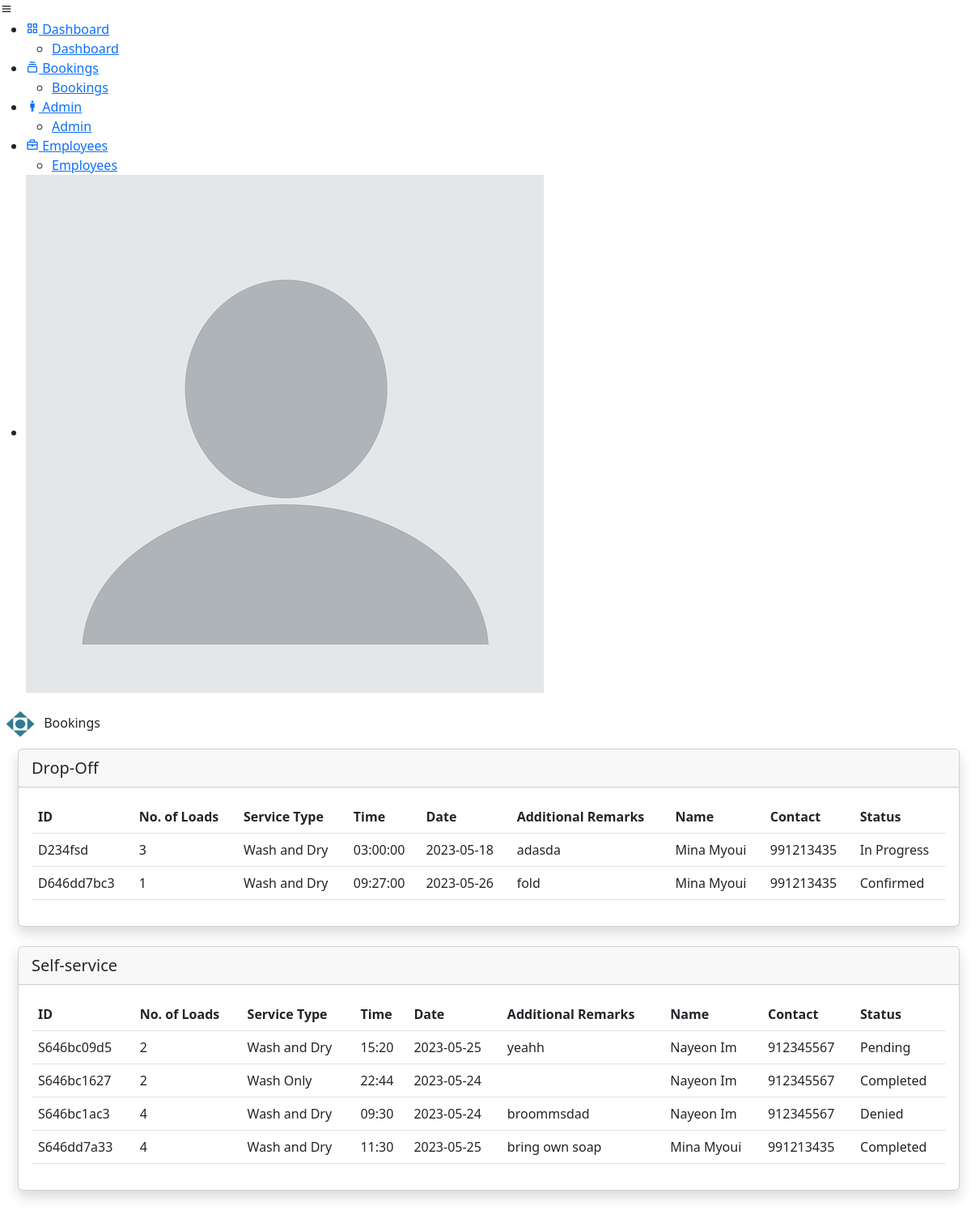
Page /admin/bookings.php on the committed database.
### tables this page shows
CREATE TABLE `dropoff` (
  `dropOffId` varchar(10) NOT NULL,
  `numberOfLoads` int(11) DEFAULT NULL,
  `serviceType` enum('Wash and Dry','Wash Only','Dry Only') NOT NULL,
  `timeSlot` time DEFAULT NULL,
  `bookingDate` date DEFAULT NULL,
  `additionalRemarks` varchar(255) DEFAULT NULL,
  `userId` int(11) DEFAULT NULL,
  `status` enum('Pending','Confirmed','In Progress','Completed','Denied') NOT NULL
);

CREATE TABLE `users` (
  `userId` int(11) NOT NULL,
  `name` varchar(100) DEFAULT NULL,
  `email` varchar(50) DEFAULT NULL,
  `password` varchar(50) DEFAULT NULL,
  `contactNo` int(11) DEFAULT NULL,
  `role` varchar(10) DEFAULT NULL
);

CREATE TABLE `selfservice` (
  `selfServiceId` varchar(10) NOT NULL,
  `numberOfLoads` int(11) DEFAULT NULL,
  `serviceType` enum('Wash and Dry','Wash Only','Dry Only') DEFAULT NULL,
  `timeSlot` varchar(20) DEFAULT NULL,
  `bookingDate` date DEFAULT NULL,
  `additionalRemarks` varchar(255) DEFAULT NULL,
  `userId` int(11) DEFAULT NULL,
  `status` enum('Pending','Confirmed','In Progress','Completed','Denied') NOT NULL
);

### admin/bookings.php (the view, shortened to what this page needs)
<?php include('partials/adminDashboard.php'); ?>
<?php
include "../dbconn.php";
$sql1 = "SELECT * FROM selfService";
$result1 = mysqli_query($conn, $sql1);
$sql2 = "SELECT * FROM dropOff";
$result2 = mysqli_query($conn, $sql2);
?>
<section class="home-section">
    <div class="home-content">
        <img src="../img/pashlogo.png" width="50" height="45">
        <span class="text">Bookings</span>
    </div>
    <div class="container-fluid">
        <div class="card shadow mb-4 mt-2" style="width:99%; margin-left: 10px;">
            <div class="card-header">
            <h6 class="modal-title fs-5" id="exampleModalLabel">Drop-Off</h6>
            </div>
            <div class="card-body">
            <table class = "table table-hover" id = "bookings">
              <thead>
                  <tr>
                      <th>ID</th>
                      <th>No. of Loads</th>
                      <th>Service Type</th>
                      <th>Time</th>
                      <th>Date</th>
                      <th>Additional Remarks</th>
                      <th>Name</th>
                      <th>Contact</th>
                      <th>Status</th>
                  </tr>
              </thead>
              <tbody>
              <?php
              if(mysqli_num_rows($result2) > 0) {
                  while($row = mysqli_fetch_assoc($result2)){
                      $userId = $row['userId'];
                        $userSql = "SELECT * FROM users WHERE userId = '$userId'";
                        $userResult = mysqli_query($conn, $userSql);
                        $userRow = mysqli_fetch_assoc($userResult);
                        ?>
                      <tr>
                          <td><?php echo $row['dropOffId']; ?></td>
                          <td><?php echo $row['numberOfLoads']; ?></td>
                          <td><?php echo $row['serviceType']; ?></td>
                          <td><?php echo $row['timeSlot']; ?></td>
                          <td><?php echo $row['bookingDate']; ?></td>
                          <td><?php echo $row['additionalRemarks']; ?></td>
                          <td><?php echo $userRow['name']; ?></td>
                          <td><?php echo $userRow['contactNo']; ?></td>
                          <td><?php echo $row['status']; ?></td>
                      </tr>
                  <?php
                  }
              }
              else {
                  echo "<tr><td colspan='6'>No Bookings</td></tr>";
              }
              ?>
              </tbody>
          </table>
      </div>
    </div>
</div>
    <div class="container-fluid">
        <div class="card shadow mb-4 mt-2" style="width:99%; margin-left: 10px;">
            <div class="card-header">
            <h6 class="modal-title fs-5" id="exampleModalLabel">Self-service</h6>
            </div>
            <div class="card-body">
            <table class = "table table-hover" id = "bookings">
            <thead>
                <tr>
                    <th>ID</th>
                    <th>No. of Loads</th>
                    <th>Service Type</th>
                    <th>Time</th>
                    <th>Date</th>
                    <th>Additional Remarks</th>
                    <th>Name</th>
                    <th>Contact</th>
                    <th>Status</th>
                </tr>
            </thead>
            <tbody>
                <?php
                if (mysqli_num_rows($result1) > 0) {
                    while ($row = mysqli_fetch_assoc($result1)) {
                        $userId = $row['userId'];
                        $userSql = "SELECT * FROM users WHERE userId = '$userId'";
                        $userResult = mysqli_query($conn, $userSql);
                        $userRow = mysqli_fetch_assoc($userResult);
                        ?>
                        <tr>
                            <td><?php echo $row['selfServiceId']; ?></td>
                            <td><?php echo $row['numberOfLoads']; ?></td>
                            <td><?php echo $row['serviceType']; ?></td>
                            <td><?php echo $row['timeSlot']; ?></td>
                            <td><?php echo $row['bookingDate']; ?></td>
                            <td><?php echo $row['additionalRemarks']; ?></td>
                            <td><?php echo $userRow['name']; ?></td>
                            <td><?php echo $userRow['contactNo']; ?></td>
                            <td><?php echo $row['status']; ?></td>
                        </tr>
                <?php
                    }
                } else {
                    echo "<tr><td colspan='8'>No Bookings</td></tr>";
                }
                ?>
            </tbody>
        </table>
    </div>
            </div>
            </div>
</section>

### rows in the picture
dropoff: dropOffId "D234fsd", numberOfLoads "3", serviceType "Wash and Dry", timeSlot "03:00:00", bookingDate "2023-05-18", additionalRemarks "adasda", userId.name "Mina Myoui", userId.contactNo "991213435", status "In Progress"
dropoff: dropOffId "D646dd7bc3", numberOfLoads "1", serviceType "Wash and Dry", timeSlot "09:27:00", bookingDate "2023-05-26", additionalRemarks "fold", userId.name "Mina Myoui", userId.contactNo "991213435", status "Confirmed"
selfservice: selfServiceId "S646bc09d5", numberOfLoads "2", serviceType "Wash and Dry", timeSlot "15:20", bookingDate "2023-05-25", additionalRemarks "yeahh", userId.name "Nayeon Im", userId.contactNo "912345567", status "Pending"
selfservice: selfServiceId "S646bc1627", numberOfLoads "2", serviceType "Wash Only", timeSlot "22:44", bookingDate "2023-05-24", userId.name "Nayeon Im", userId.contactNo "912345567", status "Completed"
selfservice: selfServiceId "S646bc1ac3", numberOfLoads "4", serviceType "Wash and Dry", timeSlot "09:30", bookingDate "2023-05-24", additionalRemarks "broommsdad", userId.name "Nayeon Im", userId.contactNo "912345567", status "Denied"
selfservice: selfServiceId "S646dd7a33", numberOfLoads "4", serviceType "Wash and Dry", timeSlot "11:30", bookingDate "2023-05-25", additionalRemarks "bring own soap", userId.name "Mina Myoui", userId.contactNo "991213435", status "Completed"
